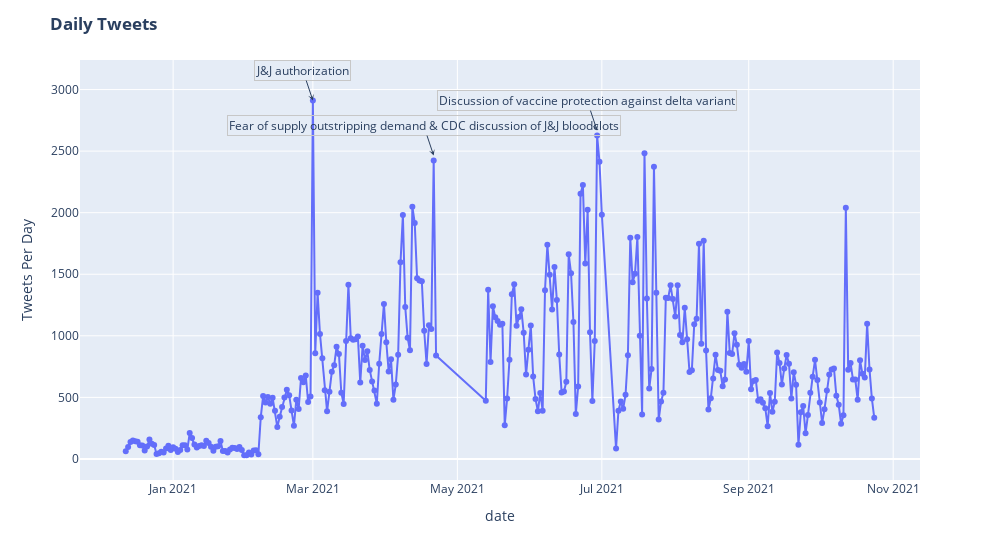

Notebook code for this chart:
### Code cell
fig = px.line(b_date_count,x='date',y='Tweets Per Day')
fig.update_traces(mode="markers+lines")
fig.update_layout(hovermode="x unified")

###annots
b_date_count.date = pd.to_datetime(b_date_count.date)
b_date_count_dt = b_date_count.set_index('date')

fig.add_annotation(x=datetime.datetime(2021,3,1), y=b_date_count_dt.loc[pd.Timestamp('2021-03-1'),'year'],
            text=r"J&J authorization",
            showarrow=True,
            arrowhead= 3,
            bordercolor="#c7c7c7")

fig.add_annotation(x=datetime.datetime(2021,4,21), y=b_date_count_dt.loc[pd.Timestamp('2021-04-21'),'year'],
            text=r"Fear of supply outstripping demand & CDC discussion of J&J bloodclots",
            showarrow=True,
            arrowhead=3,
            yshift=5,bordercolor="#c7c7c7")

fig.add_annotation(x=datetime.datetime(2021,6,29), y=b_date_count_dt.loc[pd.Timestamp('2021-06-29'),'year'],
            text=r"Discussion of vaccine protection against delta variant",
            showarrow=True,
            arrowhead=3,
            yshift=5,ay=-30,bordercolor="#c7c7c7")

fig.update_layout(title='<b>Daily Tweets<b>',width=1000)
fig.show()

### Figure 1 — Plotly figure (JSON) as saved in the notebook; plotly's stock layout.template omitted (floating-point values rounded to 4 significant figures; data arrays with more than 128 entries replaced by an {"elided": "..."} marker saying what was removed)
{"data": [{"hovertemplate": "date=%{x}<br>Tweets Per Day=%{y}<extra></extra>", "legendgroup": "", "line": {"color": "#636efa", "dash": "solid"}, "marker": {"symbol": "circle"}, "mode": "markers+lines", "name": "", "orientation": "v", "showlegend": false, "type": "scatter", "x": {"elided": "292 str values"}, "xaxis": "x", "y": {"elided": "292 int values"}, "yaxis": "y"}], "layout": {"annotations": [{"arrowhead": 3, "bordercolor": "#c7c7c7", "showarrow": true, "text": "J&J authorization", "x": "2021-03-01T00:00:00", "y": 2911}, {"arrowhead": 3, "bordercolor": "#c7c7c7", "showarrow": true, "text": "Fear of supply outstripping demand & CDC discussion of J&J bloodclots", "x": "2021-04-21T00:00:00", "y": 2423, "yshift": 5}, {"arrowhead": 3, "ay": -30, "bordercolor": "#c7c7c7", "showarrow": true, "text": "Discussion of vaccine protection against delta variant", "x": "2021-06-29T00:00:00", "y": 2626, "yshift": 5}], "hovermode": "x unified", "legend": {"tracegroupgap": 0}, "margin": {"t": 60}, "title": {"text": "<b>Daily Tweets<b>"}, "width": 1000, "xaxis": {"anchor": "y", "domain": [0, 1], "title": {"text": "date"}}, "yaxis": {"anchor": "x", "domain": [0, 1], "title": {"text": "Tweets Per Day"}}}}
